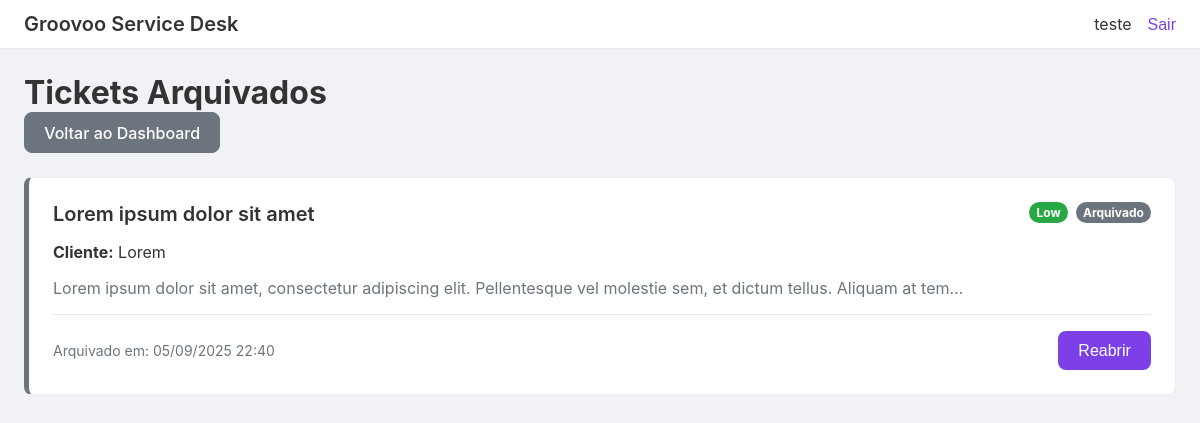
Before: /tickets/archived (signed in) with the older database file.
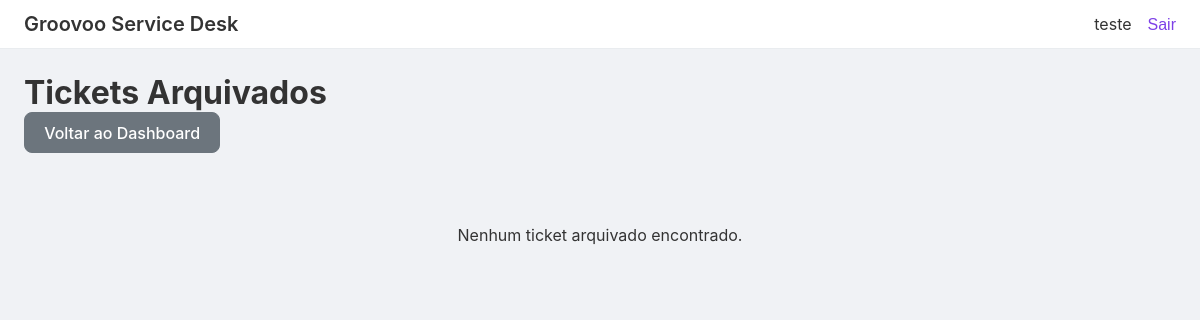
After: the same page with the newer database file.
### app.py (models this page shows, shortened)
class Ticket(db.Model):
    id = db.Column(db.Integer, primary_key=True)
    title = db.Column(db.String(200), nullable=False, default='Ticket sem título')
    priority = db.Column(db.String(20), nullable=False, default='Low')
    tags = db.Column(db.String(200), nullable=True)
    organizer = db.Column(db.String(120), nullable=True)
    event = db.Column(db.String(120), nullable=True)
    email = db.Column(db.String(120), nullable=True)
    telefone = db.Column(db.String(50), nullable=True)
    client_name = db.Column(db.String(120), nullable=False)
    client_contact = db.Column(db.String(120), nullable=False)
    description = db.Column(db.Text, nullable=False)
    channel = db.Column(db.String(50), nullable=False)
    category = db.Column(db.String(50), nullable=False)
    status = db.Column(db.String(20), nullable=False, default='Aberto')
    created_at = db.Column(db.DateTime, default=datetime.utcnow)
    assignee_id = db.Column(db.Integer, db.ForeignKey('user.id'), nullable=False)
    attachments = db.relationship('Attachment', backref='ticket', lazy=True)
    comments = db.relationship('Comment', backref='ticket', lazy=True)

### app.py (the view)
@app.route('/tickets/archived')
@login_required
def archived_tickets():
    tickets_arquivados = Ticket.query.filter_by(
        assignee_id=current_user.id,
        status='Arquivado'
    ).order_by(Ticket.created_at.desc()).all()
    return render_template('archived_tickets.html', tickets=tickets_arquivados)

### app.py (called while the page is built)
@login_manager.user_loader
def load_user(user_id: str):
    return User.query.get(int(user_id))

### templates/archived_tickets.html (shortened to what this page needs)
{% extends 'base.html' %}
{% block content %}
<div class="dashboard-header">
    <h1 class="dashboard-title">Tickets Arquivados</h1>
    <a href="{{ url_for('dashboard') }}" class="btn btn-secondary">Voltar ao Dashboard</a>
</div>
<div class="cards-container">
  {% if tickets %}
    {% for ticket in tickets %}
    <div class="ticket-card card-border-fechado"> <a href="{{ url_for('ticket_detail', ticket_id=ticket.id) }}" class="ticket-link">
        <div class="card-header">
          <h3 class="card-title">{{ ticket.title }}</h3>
          <div class="badges">
              <span class="priority-badge priority-{{ ticket.priority | lower }}">{{ ticket.priority }}</span>
              <span class="status-badge status-fechado">{{ ticket.status }}</span>
          </div>
        </div>
        <div class="card-body">
          <p><strong>Cliente:</strong> {{ ticket.client_name }}</p>
          <p class="description">{{ ticket.description[:120] }}{% if ticket.description|length > 120 %}…{% endif %}</p>
        </div>
      </a>
      <div class="card-footer">
        <span class="timestamp">Arquivado em: {{ ticket.created_at.strftime('%d/%m/%Y %H:%M') }}</span>
        <div class="card-actions">
          <form action="{{ url_for('reopen_ticket', ticket_id=ticket.id) }}" method="post" style="margin: 0;">
            <button type="submit" class="btn btn-primary">Reabrir</button>
          </form>
        </div>
      </div>
    </div>
    {% endfor %}
  {% else %}
    <div class="no-tickets" style="text-align: center; padding: 2rem;">
      <p>Nenhum ticket arquivado encontrado.</p>
    </div>
  {% endif %}
</div>
{% endblock %}

Changed rows visible on the page:
no longer on this page (row edited): Ticket: title "Lorem ipsum dolor sit amet", priority "Low", status "Arquivado", client_name "Lorem", description "Lorem ipsum dolor sit amet, consectetur adipiscing elit. Pellentesque vel molestie sem, et dictum tellus. Aliquam at tem", created_at "05/09/2025 22:40"
Other visible differences:
text now shown: "Nenhum ticket arquivado encontrado."
